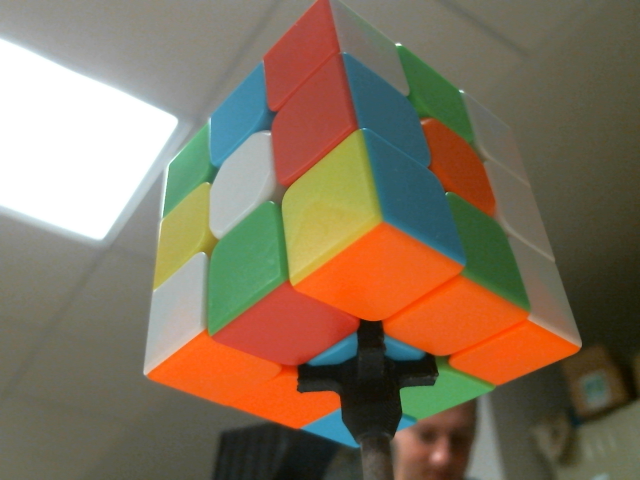
#> input picture ComputerVision/cornerimage0.png, 640 x 480 px, given in place of the camera
$ python fullCap.py
#> lines starting #> are read from the running program, lines starting #| are printed output that depends on the picture; after the words box and inside, x2 and y2 are one past the last pixel; in counts of white or black regions, pixels touching at a corner belong together
#> further down, frame is the input picture: shape (480, 640, 3); mean B, G, R 92.5, 114.7, 131
import cv2
import numpy as np
import math
img_counter = 0
capture = cv2.VideoCapture(1)

def findCubies(frame):
    frame2 = frame.copy()
    #frame2 = cv2.imread("opencv_frame3.png")
    gausBlur = 13

    gaus = 21

    blur = cv2.bilateralFilter(cv2.cvtColor(frame2, cv2.COLOR_BGR2GRAY), gausBlur, 20, 20)
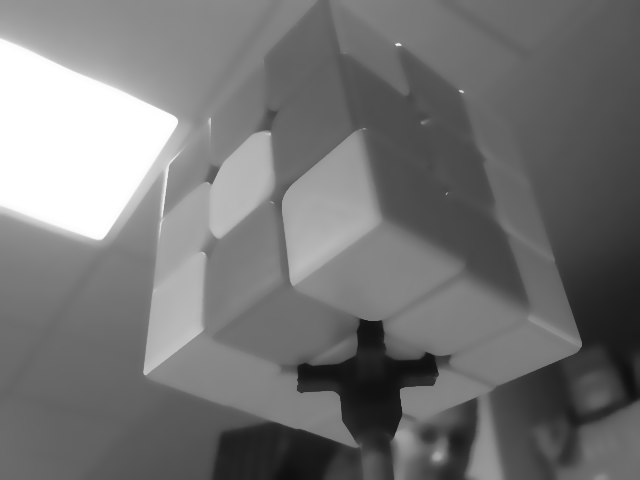
#> blur: shape (480, 640); min 15, max 255, mean 117

    frame2 = cv2.adaptiveThreshold(blur, 255, cv2.ADAPTIVE_THRESH_GAUSSIAN_C, cv2.THRESH_BINARY_INV, gaus, 2)
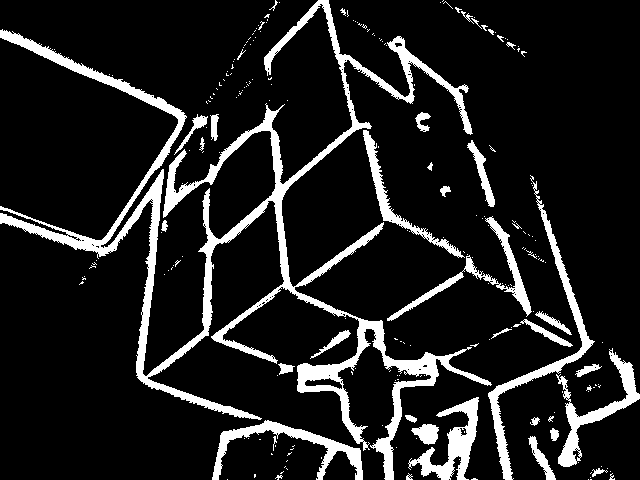
#> frame2: shape (480, 640); 12.4% white; 224 white regions (185 under 20 px), largest, box (x1, y1, x2, y2) and area: (0, 0, 492, 480) 22085, (488, 175, 595, 480) 2681, (212, 420, 363, 480) 2032

    canny = cv2.Canny(frame2, 87, 340)
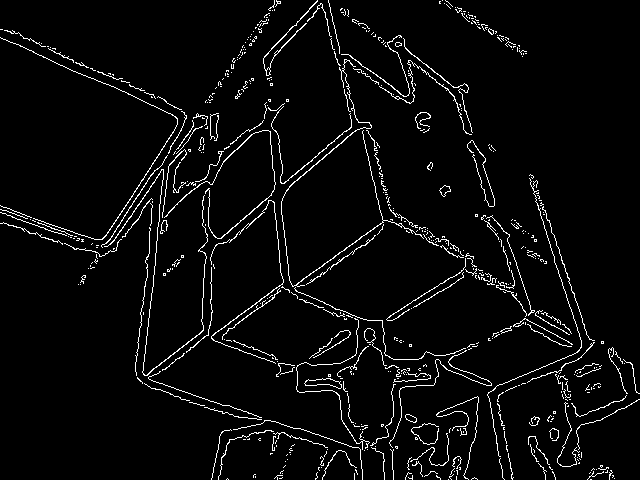
#> canny: shape (480, 640); 4.2% white in thin lines or dots

    cv2.imshow("Canny Edge", canny);

    kernel = np.ones((3,3), np.uint8)
    dilated = cv2.dilate(canny, kernel, iterations=10)
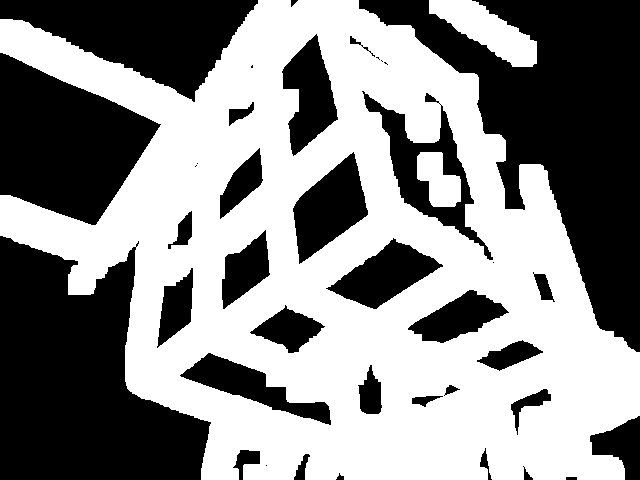
#> dilated: shape (480, 640); 54.2% white; 39 black regions (8 under 20 px)

    (contours, hierarchy) = cv2.findContours(dilated.copy(), cv2.RETR_TREE, cv2.CHAIN_APPROX_SIMPLE)
#> contours = 45 contours, 21 with area under 20; largest, box (x1, y1, x2, y2) and area: (0, 0, 640, 480) 195257, (361, 90, 494, 261) 6861, (292, 151, 369, 265) 4682, (325, 237, 444, 310) 3980, (281, 33, 339, 157) 3878
    outputArr = []
    # Index used to remove nested squares.
    index = 0
    #print(len(contours))
    for cnt in contours:
        if (hierarchy[0,index,3] != -1):
            epsilon = (8/100)*cv2.arcLength(cnt, True)
            approx = cv2.approxPolyDP(cnt, epsilon, True)

            area = cv2.contourArea(approx, False)

            if (len(approx) == 4 and area > 260):
                # Square detected. Draw onto original image.
                x,y,w,h = cv2.boundingRect(cnt)
                #print(x, y)
                avgColor = np.array(cv2.mean(frame[y:y+h, x:x+h])).astype(int)
                #print(avgColor)
                cv2.drawContours(frame, [approx], 0, (0, 255, 0), 3)

        index += 1
#> this loop made 45 passes
#> (epsilon, approx, area, x, y, w, h, avgColor) on passes 11, 12, 14, 16, 19, 20: (13.22, [[543, 351], [499, 371], [476, 361], [522, 339]], 957, 476, 339, 68, 33, [16, 86, 239, 0]), (16.34, [[249, 332], [285, 304], [325, 326], [293, 353]], 1886, 249, 304, 77, 50, [56, 74, 200, 0]), (7.13, [[534, 273], [546, 275], [554, 302], [540, 299]], 327, 533, 273, 23, 30, [84, 102, 112, 0]), (16.68, [[192, 267], [191, 321], [157, 348], [163, 286]], 1746.5, 156, 267, 38, 82, [129, 157, 160, 0]), (24.12, [[443, 265], [376, 309], [325, 288], [393, 237]], 4052.5, 325, 237, 119, 73, [25, 101, 243, 0]), (17.41, [[265, 229], [270, 274], [223, 309], [224, 257]], 2197, 221, 229, 50, 81, [89, 145, 112, 0])
#> (epsilon, approx, area) on passes 5, 7, 8, 9, 10, 13: (6.24, [[411, 403], [443, 396], [425, 407]], 113), (12.53, [[546, 388], [517, 435], [510, 404]], 614), (3.57, [[444, 394], [449, 384], [460, 389]], 67.5), (10.88, [[370, 364], [378, 414], [359, 408]], 451), (31.33, [[179, 375], [210, 352], [331, 424]], 2507.5), (20.98, [[509, 312], [407, 329], [469, 289]], 1513)
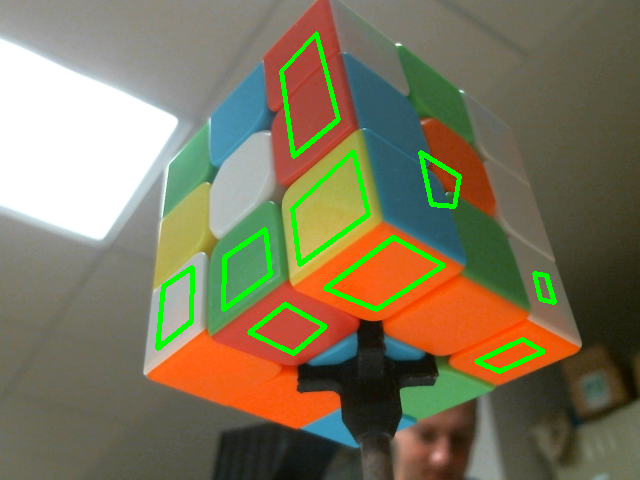
#> frame: shape (480, 640, 3); 2.9% of pixels changed, all inside (x1, y1, x2, y2) = (155, 31, 557, 374)
#> after the loop, index = 45

    return frame2;

while (capture.isOpened()):
    ret, frame = capture.read()
    ret2, framecopy = capture.read()
    if ret:
        capture.set(cv2.CAP_PROP_EXPOSURE, -6)
        newFrame = findCubies(frame);

        cv2.imshow("Webcam CaptuSre", frame);
        cv2.imshow("Adaptive Gaussian Threshold", newFrame);
        cv2.imshow("original webcam", framecopy)

        k = cv2.waitKey(1)
#> (key Esc is pressed here)
        if k%256 == 27:
            print("Escape Hit")
            break
        elif k%256 == 32:
            print("Taking Image")
            img_name = "sideDynamV2{}.png".format(img_counter)
            cv2.imwrite(img_name, framecopy)
            print("{} written!".format(img_name))
            img_counter+=1
    else:
        break

capture.release()
cv2.destroyAllWindows()


#while capture is opened
    #find and show contours
        #if space hit
            #take pic and call func to detect colors
            #return color array of 9
            #append returned array to array
        #if array size 54 then return full array

$ run again, on ComputerVision/cornerim0.png
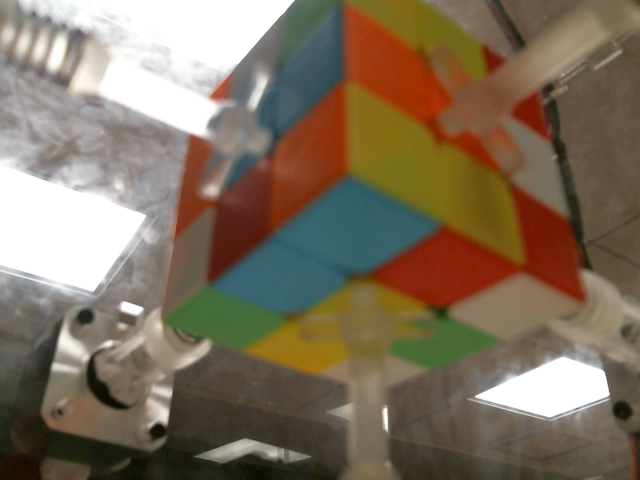
#> input picture ComputerVision/cornerim0.png, 640 x 480 px, given in place of the camera
#> frame is the input picture: shape (480, 640, 3); mean B, G, R 93.3, 112.6, 127.5
#> in findCubies, `frame2 = cv2.adaptiveThreshold(blur, 255, cv2.ADAPTIVE_THRESH_GAUSSIAN..`:
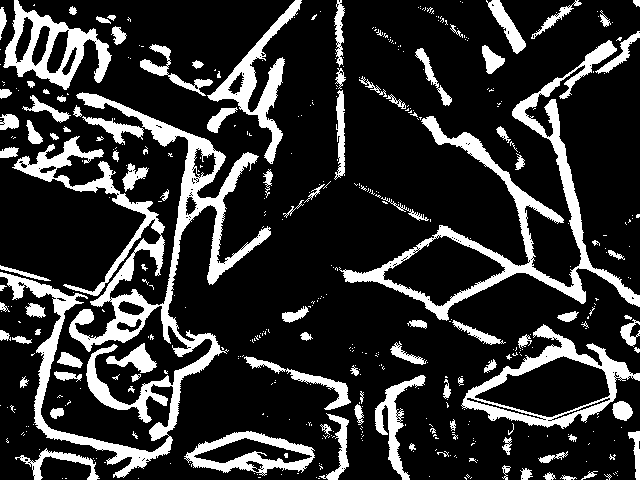
#> frame2: shape (480, 640); 19.3% white; 447 white regions (343 under 20 px), largest, box (x1, y1, x2, y2) and area: (0, 92, 271, 478) 18676, (339, 40, 640, 321) 9598, (461, 324, 640, 429) 4053
#> canny: shape (480, 640); 6.3% white in thin lines or dots
#> dilated: shape (480, 640); 77.3% white; 50 black regions (9 under 20 px)
#> contours = 35 contours, 11 with area under 20; largest, box (x1, y1, x2, y2) and area: (0, 0, 640, 480) 277189, (185, 189, 414, 340) 11075, (354, 97, 512, 245) 8767, (266, 291, 404, 369) 4023, (186, 365, 317, 435) 3982
#> the loop in findCubies, `for cnt in contours:` made 35 passes
#> (epsilon, approx, area, x, y, w, h, avgColor) on passes 14, 17, 18, 20: (14.63, [[411, 338], [438, 330], [473, 364], [439, 366]], 1103, 411, 330, 66, 37, [52, 105, 80, 0]), (16.71, [[553, 303], [509, 328], [469, 311], [521, 285]], 1758, 469, 285, 85, 44, [84, 110, 138, 0]), (13.69, [[411, 274], [443, 250], [479, 267], [440, 286]], 1213.5, 411, 250, 69, 37, [10, 35, 135, 0]), (7.98, [[544, 232], [562, 240], [557, 265], [545, 258]], 397.5, 543, 232, 24, 34, [7, 29, 111, 0])
#> after the loop in findCubies, `for cnt in contours:`:
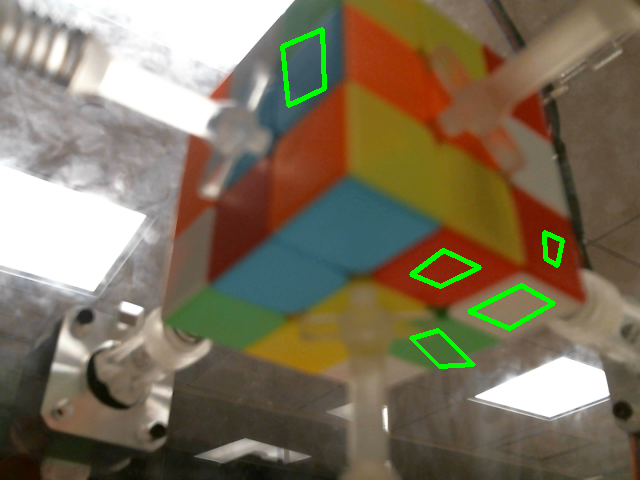
#> frame: shape (480, 640, 3); 1.22% of pixels changed, all inside (x1, y1, x2, y2) = (280, 27, 565, 369)
#> after the loop in findCubies, `for cnt in contours:`: index = 35
